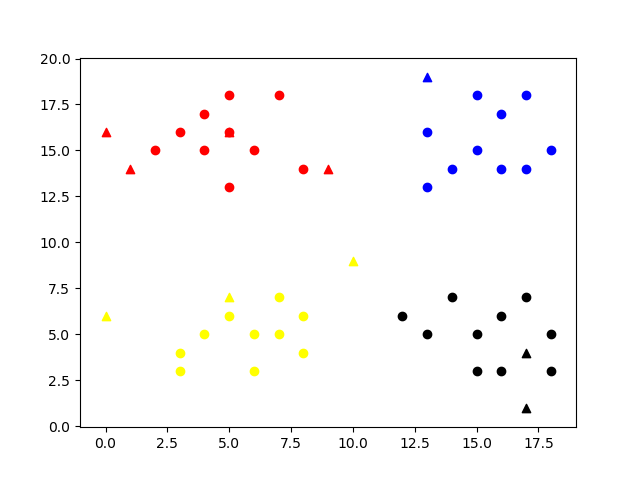

Source code (Python):
import numpy as np
import matplotlib as mpl
mpl.use('Agg')
import matplotlib.pyplot as plt



# load mini training data and labels
mini_train = np.load('knn_minitrain.npy')
mini_train_label = np.load('knn_minitrain_label.npy')

# randomly generate test data
mini_test = np.random.randint(20, size=20)
mini_test = mini_test.reshape(10,2)


# Define knn classifier
def kNNClassify(newInput, dataSet, labels, k):
    result=[]
    ########################
    # Input your code here #
    ########################
     # Calculate the L2 distance
    def getL2Distance(pair1, pair2):
        return np.sqrt(np.sum(np.power(np.subtract(pair1,pair2),2)))

    # Get the most common element in a given list
    def getMostCommon(labels):
        # Initialize a dictionary from a given list.
        # Keys: Set of the list, Values: 0.
        occurance=dict.fromkeys(set(labels),0)
        # Count the occurance of each unique element
        for i in labels:
            occurance[i]+=1
        print("Occurance Dictionary", occurance)
        return max(occurance, key=lambda x: occurance.get(x))
    
    # Predict the label of the input
    def predict(input):
        print("Input", input)
        
        # Calculate the distances between all training data
        distances=[]
        for pair in dataSet:
            distance=getL2Distance(input, pair)
            distances.append(distance)
        print("Distance", distances)

        # Get the indices of the k nearest neighbors in the original list
        indices=np.array(distances).argsort()[:k]
        print("Indices", indices)
        
        # Get the labels of the k nearest neighbors
        kLabels=labels[indices]
        print("KLabels", kLabels)
        
        # Get the most common label among the k nearest neighbors
        return getMostCommon(kLabels)
    
    for input in newInput:
        prediction = predict(input)
        print("Prediction", prediction)
        result.append(prediction)
        print("")
    
    
    ####################
    # End of your code #
    ####################
    return result

outputlabels=kNNClassify(mini_test,mini_train,mini_train_label,4)

print ('random test points are:', mini_test)
print ('knn classfied labels for test:', outputlabels)

# plot train data and classfied test data
train_x = mini_train[:,0]
train_y = mini_train[:,1]
fig = plt.figure()
plt.scatter(train_x[np.where(mini_train_label==0)], train_y[np.where(mini_train_label==0)], color='red')
plt.scatter(train_x[np.where(mini_train_label==1)], train_y[np.where(mini_train_label==1)], color='blue')
plt.scatter(train_x[np.where(mini_train_label==2)], train_y[np.where(mini_train_label==2)], color='yellow')
plt.scatter(train_x[np.where(mini_train_label==3)], train_y[np.where(mini_train_label==3)], color='black')

test_x = mini_test[:,0]
test_y = mini_test[:,1]
outputlabels = np.array(outputlabels)
plt.scatter(test_x[np.where(outputlabels==0)], test_y[np.where(outputlabels==0)], marker='^', color='red')
plt.scatter(test_x[np.where(outputlabels==1)], test_y[np.where(outputlabels==1)], marker='^', color='blue')
plt.scatter(test_x[np.where(outputlabels==2)], test_y[np.where(outputlabels==2)], marker='^', color='yellow')
plt.scatter(test_x[np.where(outputlabels==3)], test_y[np.where(outputlabels==3)], marker='^', color='black')

#save diagram as png file
plt.savefig("miniknn.png")